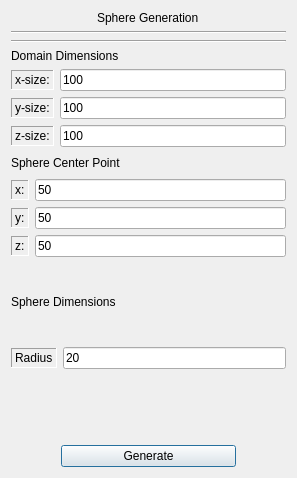
<?xml version="1.0" encoding="UTF-8"?>
<ui version="4.0">
 <class>spheregenerator</class>
 <widget class="QDialog" name="spheregenerator">
  <property name="geometry">
   <rect>
    <x>0</x>
    <y>0</y>
    <width>297</width>
    <height>478</height>
   </rect>
  </property>
  <property name="maximumSize">
   <size>
    <width>16777215</width>
    <height>494</height>
   </size>
  </property>
  <property name="windowTitle">
   <string>Generate</string>
  </property>
  <layout class="QVBoxLayout" name="verticalLayout_4">
   <item>
    <layout class="QVBoxLayout" name="verticalLayout_2">
     <item>
      <layout class="QVBoxLayout" name="verticalLayout">
       <item alignment="Qt::AlignHCenter|Qt::AlignVCenter">
        <widget class="QLabel" name="randFiberGenerationsLabel">
         <property name="maximumSize">
          <size>
           <width>16777215</width>
           <height>30</height>
          </size>
         </property>
         <property name="styleSheet">
          <string notr="true">font: 75 16pt &quot;Serif&quot;;</string>
         </property>
         <property name="text">
          <string>Sphere Generation</string>
         </property>
        </widget>
       </item>
       <item>
        <layout class="QVBoxLayout" name="verticalLayout_5">
         <item>
          <widget class="Line" name="line">
           <property name="orientation">
            <enum>Qt::Horizontal</enum>
           </property>
          </widget>
         </item>
         <item>
          <widget class="Line" name="line_2">
           <property name="orientation">
            <enum>Qt::Horizontal</enum>
           </property>
          </widget>
         </item>
         <item>
          <widget class="QLabel" name="label_4">
           <property name="maximumSize">
            <size>
             <width>16777215</width>
             <height>20</height>
            </size>
           </property>
           <property name="styleSheet">
            <string notr="true">font: 11pt &quot;Serif&quot;;</string>
           </property>
           <property name="text">
            <string>Domain Dimensions</string>
           </property>
          </widget>
         </item>
         <item>
          <layout class="QHBoxLayout" name="horizontalLayout_13">
           <item>
            <widget class="QLabel" name="xSizeLabel_2">
             <property name="maximumSize">
              <size>
               <width>16777215</width>
               <height>20</height>
              </size>
             </property>
             <property name="styleSheet">
              <string notr="true">font: 10pt &quot;Serif&quot;;</string>
             </property>
             <property name="frameShape">
              <enum>QFrame::Panel</enum>
             </property>
             <property name="frameShadow">
              <enum>QFrame::Sunken</enum>
             </property>
             <property name="text">
              <string>x-size:</string>
             </property>
            </widget>
           </item>
           <item>
            <widget class="QLineEdit" name="xSizeEdit">
             <property name="styleSheet">
              <string notr="true">font: 10pt &quot;Serif&quot;;</string>
             </property>
             <property name="text">
              <string>100</string>
             </property>
            </widget>
           </item>
          </layout>
         </item>
         <item>
          <layout class="QHBoxLayout" name="horizontalLayout_14">
           <item>
            <widget class="QLabel" name="ySizeLabel_2">
             <property name="maximumSize">
              <size>
               <width>16777215</width>
               <height>20</height>
              </size>
             </property>
             <property name="styleSheet">
              <string notr="true">font: 10pt &quot;Serif&quot;;</string>
             </property>
             <property name="frameShape">
              <enum>QFrame::Panel</enum>
             </property>
             <property name="frameShadow">
              <enum>QFrame::Sunken</enum>
             </property>
             <property name="text">
              <string>y-size:</string>
             </property>
            </widget>
           </item>
           <item>
            <widget class="QLineEdit" name="ySizeEdit">
             <property name="styleSheet">
              <string notr="true">font: 10pt &quot;Serif&quot;;</string>
             </property>
             <property name="text">
              <string>100</string>
             </property>
            </widget>
           </item>
          </layout>
         </item>
         <item>
          <layout class="QHBoxLayout" name="horizontalLayout_15">
           <item>
            <widget class="QLabel" name="zSizeLabel_2">
             <property name="maximumSize">
              <size>
               <width>16777215</width>
               <height>20</height>
              </size>
             </property>
             <property name="styleSheet">
              <string notr="true">font: 10pt &quot;Serif&quot;;</string>
             </property>
             <property name="frameShape">
              <enum>QFrame::Panel</enum>
             </property>
             <property name="frameShadow">
              <enum>QFrame::Sunken</enum>
             </property>
             <property name="text">
              <string>z-size:</string>
             </property>
            </widget>
           </item>
           <item>
            <widget class="QLineEdit" name="zSizeEdit">
             <property name="styleSheet">
              <string notr="true">font: 10pt &quot;Serif&quot;;</string>
             </property>
             <property name="text">
              <string>100</string>
             </property>
            </widget>
           </item>
          </layout>
         </item>
        </layout>
       </item>
      </layout>
     </item>
     <item>
      <layout class="QVBoxLayout" name="verticalLayout_3">
       <item>
        <widget class="QLabel" name="label_5">
         <property name="maximumSize">
          <size>
           <width>16777215</width>
           <height>20</height>
          </size>
         </property>
         <property name="styleSheet">
          <string notr="true">font: 11pt &quot;Serif&quot;;</string>
         </property>
         <property name="text">
          <string>Sphere Center Point</string>
         </property>
        </widget>
       </item>
       <item>
        <layout class="QHBoxLayout" name="horizontalLayout">
         <item>
          <widget class="QLabel" name="xSizeLabel_3">
           <property name="maximumSize">
            <size>
             <width>16777215</width>
             <height>20</height>
            </size>
           </property>
           <property name="styleSheet">
            <string notr="true">font: 10pt &quot;Serif&quot;;</string>
           </property>
           <property name="frameShape">
            <enum>QFrame::Panel</enum>
           </property>
           <property name="frameShadow">
            <enum>QFrame::Sunken</enum>
           </property>
           <property name="text">
            <string>x:</string>
           </property>
          </widget>
         </item>
         <item>
          <widget class="QLineEdit" name="xcenterEdit">
           <property name="styleSheet">
            <string notr="true">font: 10pt &quot;Serif&quot;;</string>
           </property>
           <property name="text">
            <string>50</string>
           </property>
          </widget>
         </item>
        </layout>
       </item>
       <item>
        <layout class="QHBoxLayout" name="horizontalLayout_3">
         <item>
          <widget class="QLabel" name="ySizeLabel_3">
           <property name="maximumSize">
            <size>
             <width>16777215</width>
             <height>20</height>
            </size>
           </property>
           <property name="styleSheet">
            <string notr="true">font: 10pt &quot;Serif&quot;;</string>
           </property>
           <property name="frameShape">
            <enum>QFrame::Panel</enum>
           </property>
           <property name="frameShadow">
            <enum>QFrame::Sunken</enum>
           </property>
           <property name="text">
            <string>y:</string>
           </property>
          </widget>
         </item>
         <item>
          <widget class="QLineEdit" name="ycenterEdit">
           <property name="styleSheet">
            <string notr="true">font: 10pt &quot;Serif&quot;;</string>
           </property>
           <property name="text">
            <string>50</string>
           </property>
          </widget>
         </item>
        </layout>
       </item>
       <item>
        <layout class="QHBoxLayout" name="horizontalLayout_4">
         <item>
          <widget class="QLabel" name="zSizeLabel_3">
           <property name="maximumSize">
            <size>
             <width>16777215</width>
             <height>20</height>
            </size>
           </property>
           <property name="styleSheet">
            <string notr="true">font: 10pt &quot;Serif&quot;;</string>
           </property>
           <property name="frameShape">
            <enum>QFrame::Panel</enum>
           </property>
           <property name="frameShadow">
            <enum>QFrame::Sunken</enum>
           </property>
           <property name="text">
            <string>z:</string>
           </property>
          </widget>
         </item>
         <item>
          <widget class="QLineEdit" name="zcenterEdit">
           <property name="styleSheet">
            <string notr="true">font: 10pt &quot;Serif&quot;;</string>
           </property>
           <property name="text">
            <string>50</string>
           </property>
          </widget>
         </item>
        </layout>
       </item>
      </layout>
     </item>
     <item>
      <layout class="QVBoxLayout" name="verticalLayout_7">
       <item>
        <widget class="QLabel" name="circleDimensionsLabel_2">
         <property name="maximumSize">
          <size>
           <width>16777215</width>
           <height>20</height>
          </size>
         </property>
         <property name="styleSheet">
          <string notr="true">font: 11pt &quot;Serif&quot;;</string>
         </property>
         <property name="text">
          <string>Sphere Dimensions</string>
         </property>
        </widget>
       </item>
       <item>
        <layout class="QHBoxLayout" name="horizontalLayout_20">
         <item>
          <widget class="QLabel" name="avgRadiusLabel_2">
           <property name="maximumSize">
            <size>
             <width>16777215</width>
             <height>20</height>
            </size>
           </property>
           <property name="styleSheet">
            <string notr="true">font: 10pt &quot;Serif&quot;;</string>
           </property>
           <property name="frameShape">
            <enum>QFrame::Panel</enum>
           </property>
           <property name="frameShadow">
            <enum>QFrame::Sunken</enum>
           </property>
           <property name="text">
            <string>Radius</string>
           </property>
          </widget>
         </item>
         <item>
          <widget class="QLineEdit" name="radiusEdit">
           <property name="styleSheet">
            <string notr="true">font: 10pt &quot;Serif&quot;;</string>
           </property>
           <property name="text">
            <string>20</string>
           </property>
          </widget>
         </item>
        </layout>
       </item>
       <item>
        <layout class="QHBoxLayout" name="horizontalLayout_21"/>
       </item>
      </layout>
     </item>
    </layout>
   </item>
   <item>
    <spacer name="verticalSpacer">
     <property name="orientation">
      <enum>Qt::Vertical</enum>
     </property>
     <property name="sizeType">
      <enum>QSizePolicy::Fixed</enum>
     </property>
     <property name="sizeHint" stdset="0">
      <size>
       <width>20</width>
       <height>40</height>
      </size>
     </property>
    </spacer>
   </item>
   <item>
    <layout class="QHBoxLayout" name="horizontalLayout_2">
     <item>
      <spacer name="horizontalSpacer_2">
       <property name="orientation">
        <enum>Qt::Horizontal</enum>
       </property>
       <property name="sizeType">
        <enum>QSizePolicy::MinimumExpanding</enum>
       </property>
       <property name="sizeHint" stdset="0">
        <size>
         <width>40</width>
         <height>20</height>
        </size>
       </property>
      </spacer>
     </item>
     <item>
      <widget class="QPushButton" name="Generate">
       <property name="minimumSize">
        <size>
         <width>175</width>
         <height>0</height>
        </size>
       </property>
       <property name="styleSheet">
        <string notr="true">font: 11pt &quot;Serif&quot;;</string>
       </property>
       <property name="text">
        <string>Generate</string>
       </property>
      </widget>
     </item>
     <item>
      <spacer name="horizontalSpacer">
       <property name="orientation">
        <enum>Qt::Horizontal</enum>
       </property>
       <property name="sizeType">
        <enum>QSizePolicy::MinimumExpanding</enum>
       </property>
       <property name="sizeHint" stdset="0">
        <size>
         <width>40</width>
         <height>20</height>
        </size>
       </property>
      </spacer>
     </item>
    </layout>
   </item>
  </layout>
 </widget>
 <tabstops>
  <tabstop>xSizeEdit</tabstop>
  <tabstop>ySizeEdit</tabstop>
  <tabstop>zSizeEdit</tabstop>
  <tabstop>xcenterEdit</tabstop>
  <tabstop>ycenterEdit</tabstop>
  <tabstop>zcenterEdit</tabstop>
  <tabstop>radiusEdit</tabstop>
  <tabstop>Generate</tabstop>
 </tabstops>
 <resources/>
 <connections/>
</ui>
